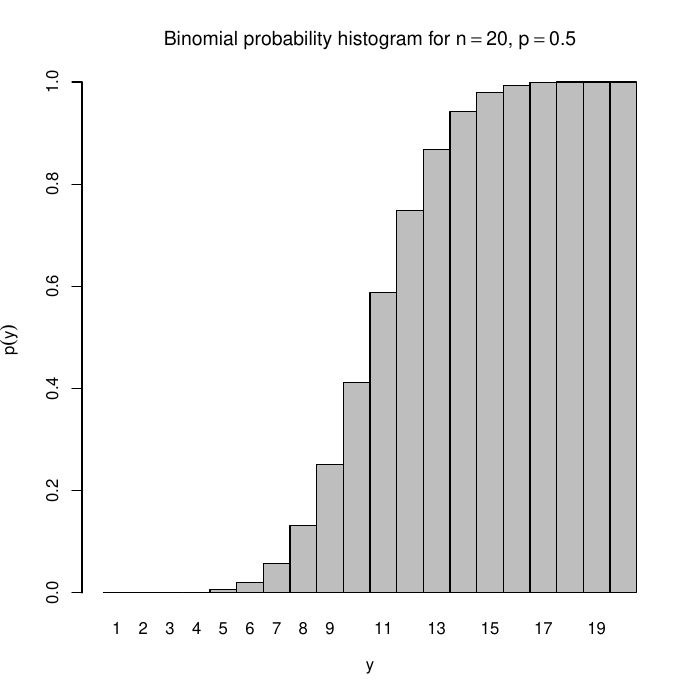

This chart was generated by the following R code:
# WMS Ex. 3.47 - Histogram representing binomial probability
# distribution for n = 20, p = .5

require("latex2exp")

ys <- c(
  .000, .000, .000, .001, .006,
  .021, .058, .132, .252, .412,
  .588, .748, .868, .942, .979,
  .994, .999, 1.000, 1.000, 1.000
)
xs <- 1:20

pdf("ex3_47.pdf")

barplot(
  ys,
  space = 0,
  main = TeX(r"(Binomial probability histogram for $n = 20$, $p = .5$)"),
  xlab = TeX(r"($y$)"),
  names.arg = xs,
  ylab = TeX(r"($p(y)$)"),
)

dev.off()
